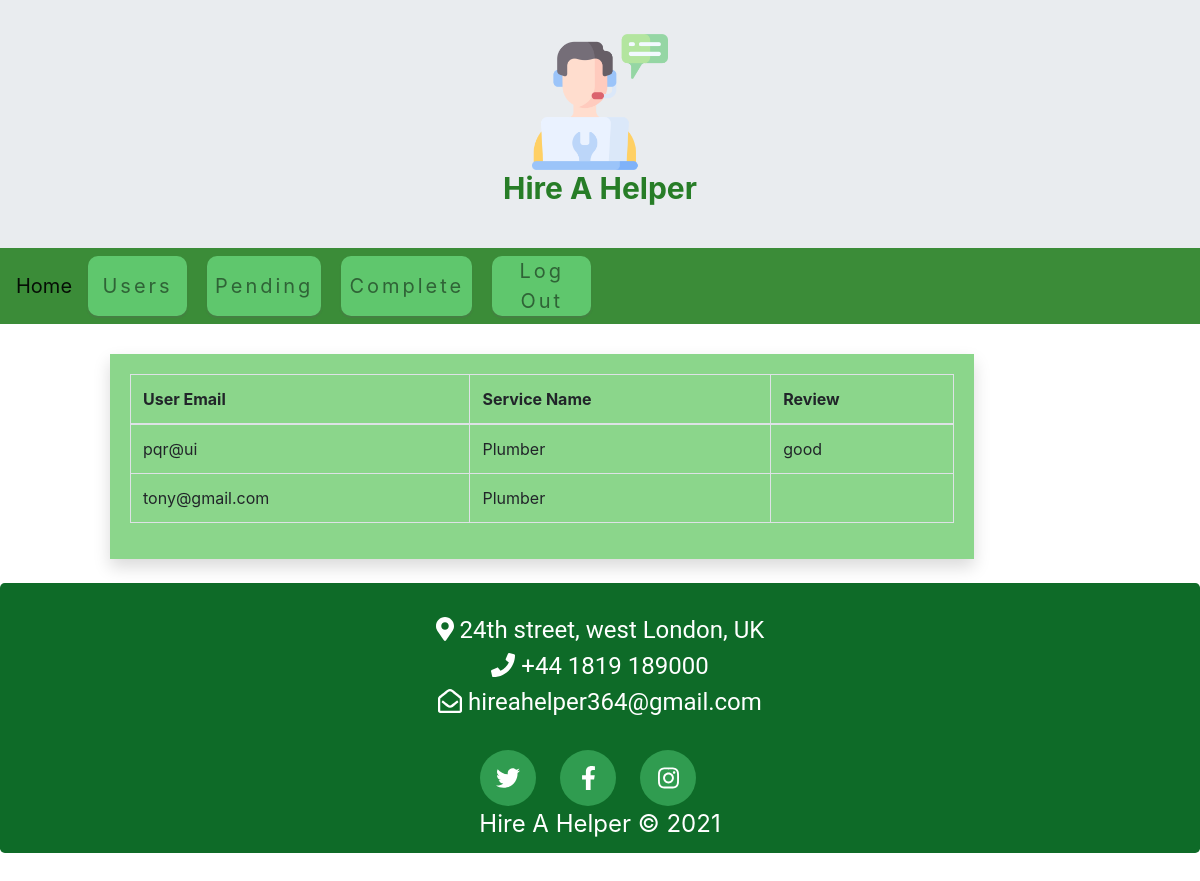
Page /adcomplete.php on the committed database.
### tables this page shows
CREATE TABLE `completed` (
  `UserEmail` varchar(45) NOT NULL,
  `SName` varchar(45) NOT NULL,
  `Review` varchar(45) NOT NULL
);

### adcomplete.php (the view, shortened to what this page needs)
<!DOCTYPE html>
<html>
<head>
    <link rel="stylesheet" href="https://maxcdn.bootstrapcdn.com/bootstrap/4.5.2/css/bootstrap.min.css">
    <link rel="stylesheet" type="text/css" href="style.css">
</head>
<body>
  <div class="jumbotron text-center" style="margin-bottom:-30px;margin-top:-30px;">
  <img src="technical-support.png"class="img1"><h1 class="hire1">Hire A Helper</h1>
</div>
<nav class="navbar navbar-expand-lg navbar-light">
  <a class="navbar-brand" href="adhome.php">Home</a>
  <div class="collapse navbar-collapse" id="collapsibleNavbar">
    <ul class="navbar-nav">
      <li class="nav-item">
        <a class="nav-link" href="aduser.php">Users</a>
      </li>
      <li class="nav-item">
        <a class="nav-link" href="adpending.php">Pending</a>
      </li>
      <li class="nav-item">
        <a class="nav-link" href="adcomplete.php">Complete</a>
      </li>
      <li class="nav-item">
        <a class="nav-link" href="index.php">Log Out</a>
      </li>
    </ul>
  </div>
</nav>
<div class="container" style="margin-top:30px">
      <div class="container-fluid mt-3">
      <div class="card1 shadow mb-4">
        <div class="card-body">
          <div class="table-responsive">
            <table class="table table-bordered" id="dataTable" width="100%" cellspacing="0">
              <thead>
                <tr>
                  <th> User Email </th>
                  <th> Service Name </th>
                  <th> Review </th>
                </tr>
              </thead>
              <tbody>
              <?php
          $conn = mysqli_connect("localhost", "root", "", "myService");
              $disp="select * from completed";
              $result=mysqli_query($conn,$disp);
              if(mysqli_num_rows($result) > 0)
              {
              while($row=mysqli_fetch_array($result))
              {
                ?>
                <tr>
                  <td> <?php echo $row['UserEmail']; ?></td>
                  <td> <?php echo $row['SName']; ?></td>
                  <td> <?php echo $row['Review']; ?></td>
                  </tr>
                <?php
              }
            }
            else {
                  echo "No Record Found";
              }
      ?>
              </tbody>
            </table>
          </div>
        </div>
      </div>
      </div>
</div>
<div class="jumbotron text-center" style="margin-bottom:0 ;background-color:#0e6b28;height: 270px;">
  <div class="address" style="margin-top:-40px;"><i class="fas fa-map-marker-alt"></i>  24th street, west London, UK
<br><i class="fas fa-phone"></i>  +44 1819 189000
<br><i class="far fa-envelope-open"></i>  hireahelper364@gmail.com</div>
  <div class="d-flex justify-content-center align-items-center">
        <a
          class="d-inline-flex align-items-center justify-content-center twitter"
          href="#"
          ><i class="fab fa-twitter"></i
        ></a>
        <a
          class="d-inline-flex align-items-center justify-content-center facebook"
          href="#"
          ><i class="fab fa-facebook-f"></i
        ></a>
        <a
          class="d-inline-flex align-items-center justify-content-center instagram"
          href="#"
          ><i class="fab fa-instagram"></i
        ></a>
      </div>
        <p style="color: white;
  font-size: 1.5rem;">
          Hire A Helper &#169; 2021
        </p>
</div>
</body>
</html>

### style.css (style rules this page uses)
* { margin: 0; padding: 0; }
.img1 { width: 12%; }
.hire1 { color: #277d27; text-align: center; font-size: 30px; font-weight: bold; }
.card1 { width: 80%; margin-top: 30px; margin-left: 50px; background-color: #8bd68b; }
.address { font-family: Roboto; color: white; font-size: 24px; text-align: center; padding-top: 5px; padding-bottom: 30px; }
.twitter, .facebook, .instagram { height: 3.5rem; width: 3.5rem; color: white; border-radius: 100%; font-size: 1.5rem; margin-right: 1.5rem; background-color: #309c50; }
.nav-item { font-size: 24px; display: flex; justify-content: space-around; width: 100%; color:green; display: flex; justify-content: space-around; align-items: center; background-color: #5fc76d; color:white; text-decoration: none; letter-spacing: 3px; font-weight: bold; font-size: 20px; box-shadow: 0px 2px 2px rgba(96, 96, 96, 0.3); background: #5fc76d; color: #ffffff; font-weight: 400; text-align: center; border-radius: 10px; list-style-type: none; margin-right: 20px; height: 60px; }
nav { display: flex; justify-content: space-around; align-items: center; background-color: #3b8c38; }

### rows in the picture
completed: UserEmail "pqr@ui", SName "Plumber", Review "good"
completed: UserEmail "tony@gmail.com", SName "Plumber"
